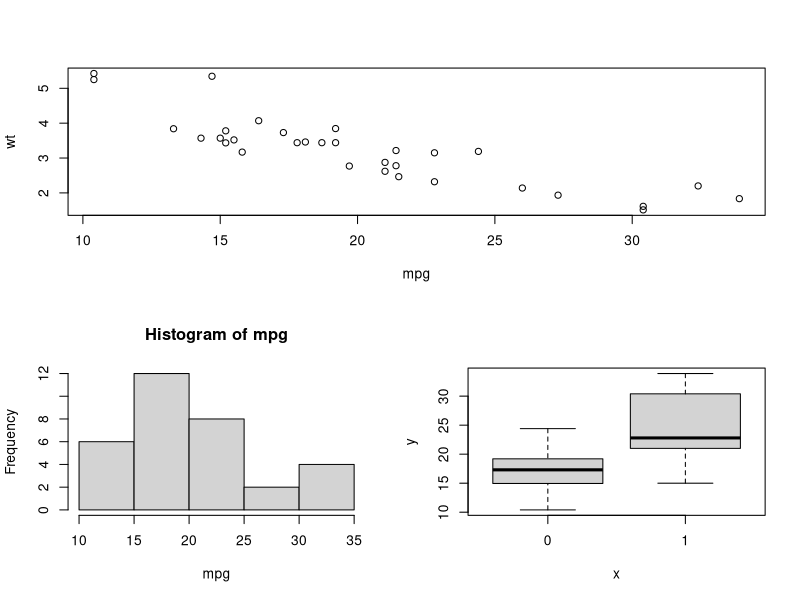
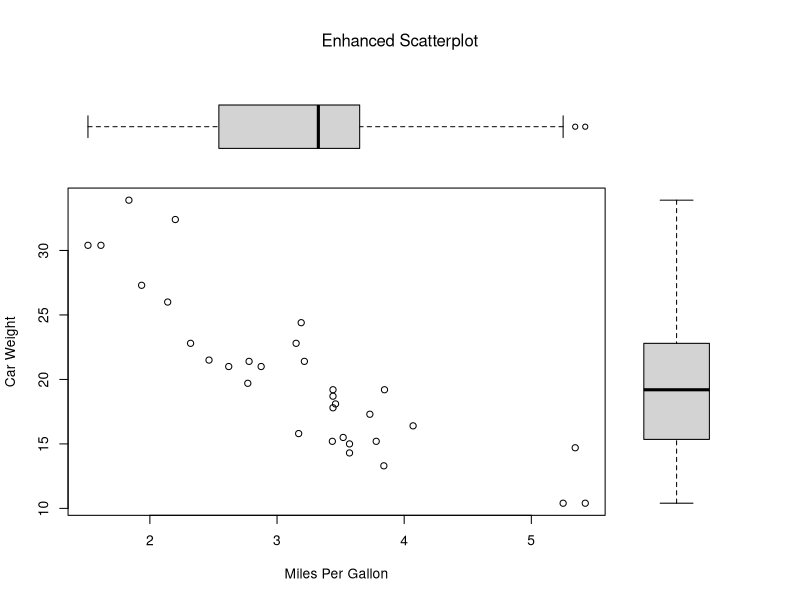
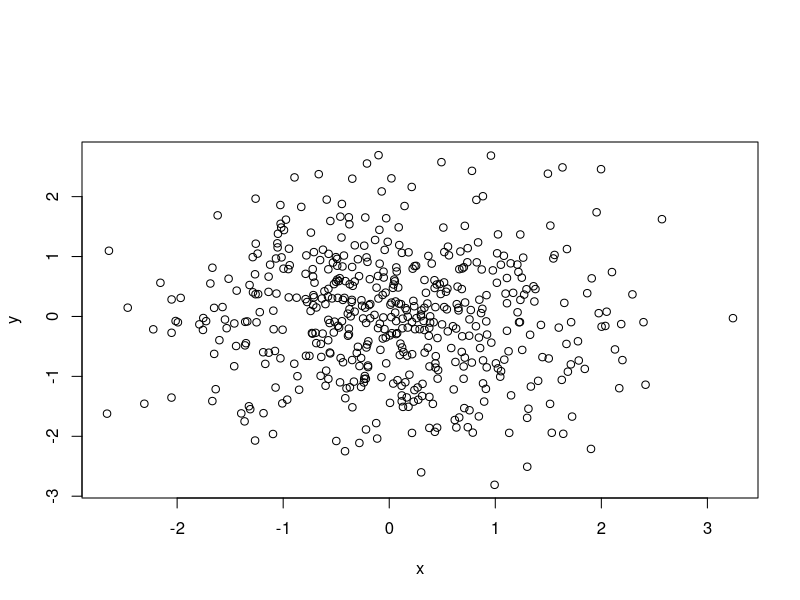
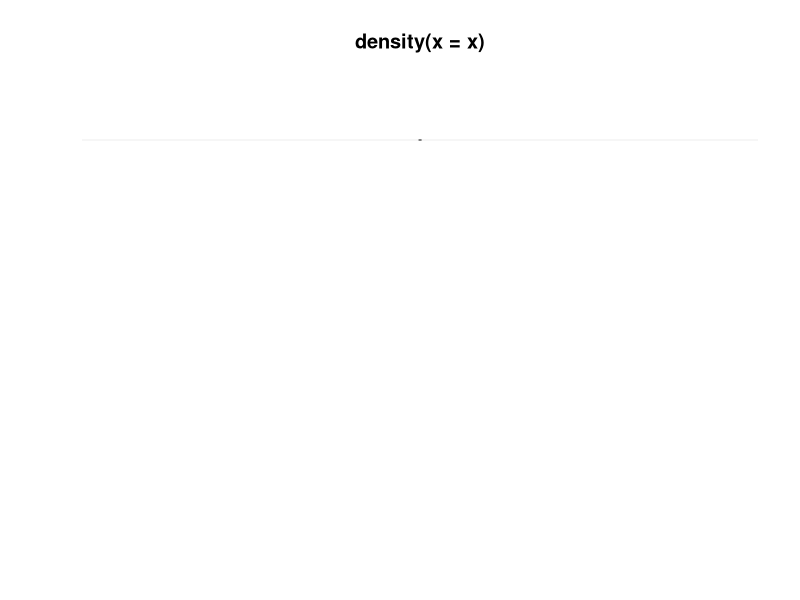

R code for these plots, in order:
attach(mtcars)
opar <- par(no.readonly = TRUE)

layout(matrix(c(1, 1, 2, 3), 2, 2, byrow = TRUE))
plot(wt ~ mpg)
hist(mpg)
plot(as.factor(am), mpg)

par(fig = c(0, 0.8, 0, 0.8))
plot(wt, mpg,
    xlab = "Miles Per Gallon",
    ylab = "Car Weight"
)
par(fig = c(0, 0.8, 0.55, 1), new = TRUE) # new 表示在原有图形上加图
boxplot(wt, horizontal = TRUE, axes = FALSE)
par(fig = c(0.65, 1, 0, 0.8), new = TRUE)
boxplot(mpg, axes = FALSE)
mtext("Enhanced Scatterplot", side = 3, outer = TRUE, line = -3)

detach(mtcars)
par(opar)


set.seed(123)
x <- rnorm(500)
y <- rnorm(500)
par(fig = c(0, 1, 0, 0.9))
plot(x, y)
# cor(x,y)

par(fig = c(0, 1, 0.5, 1))
plot(density(x),new=TRUE,
    axes = FALSE, xlab = "", ylab = "",
    xlim = c(-1000, 1000), ylim = c(-1000, 1000)
)
